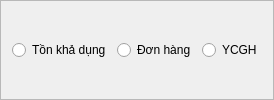
                        <widget class="QFrame" name="frame_48">
                         <property name="frameShape">
                          <enum>QFrame::StyledPanel</enum>
                         </property>
                         <property name="frameShadow">
                          <enum>QFrame::Raised</enum>
                         </property>
                         <layout class="QHBoxLayout" name="horizontalLayout_35">
                          <item>
                           <widget class="QRadioButton" name="tkdRadioBtn">
                            <property name="styleSheet">
                             <string notr="true"/>
                            </property>
                            <property name="text">
                             <string>Tồn khả dụng</string>
                            </property>
                           </widget>
                          </item>
                          <item>
                           <widget class="QRadioButton" name="dhRadioBtn">
                            <property name="styleSheet">
                             <string notr="true"/>
                            </property>
                            <property name="text">
                             <string>Đơn hàng</string>
                            </property>
                           </widget>
                          </item>
                          <item>
                           <widget class="QRadioButton" name="ycghRadioBtn">
                            <property name="styleSheet">
                             <string notr="true"/>
                            </property>
                            <property name="text">
                             <string>YCGH</string>
                            </property>
                           </widget>
                          </item>
                         </layout>
                        </widget>
